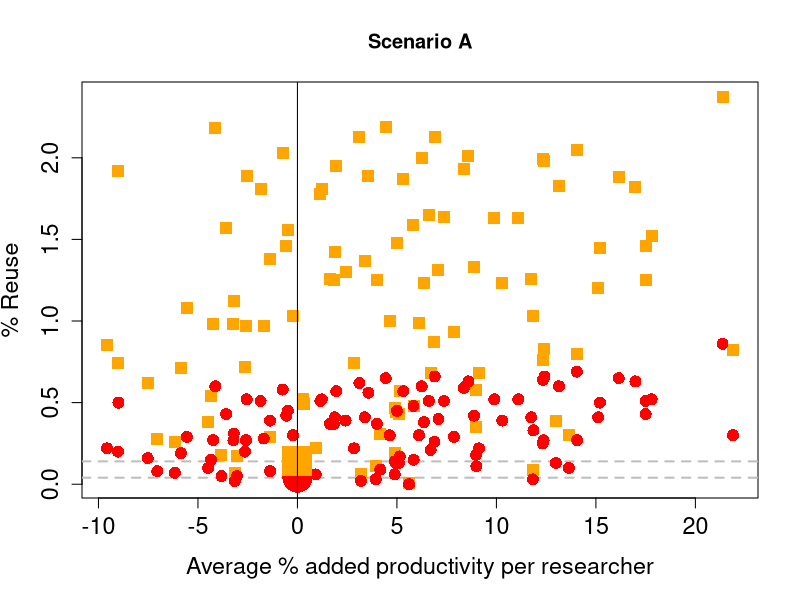
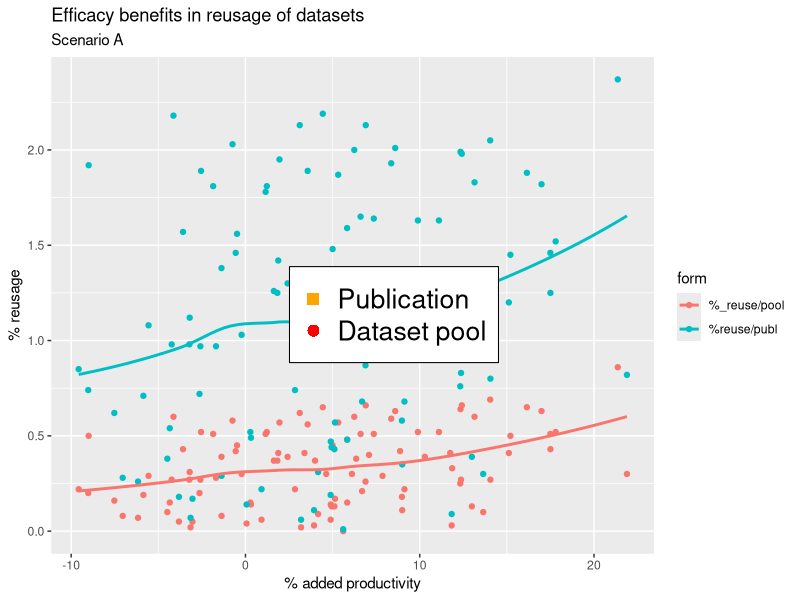
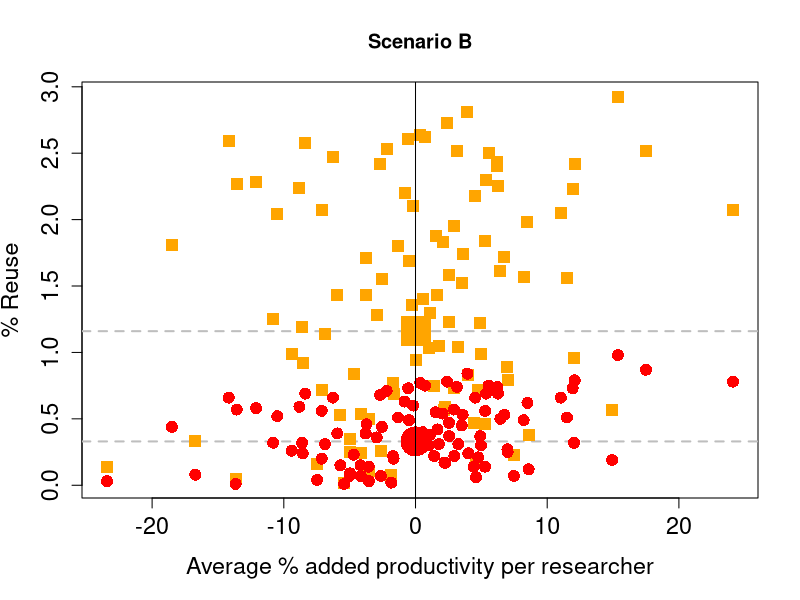
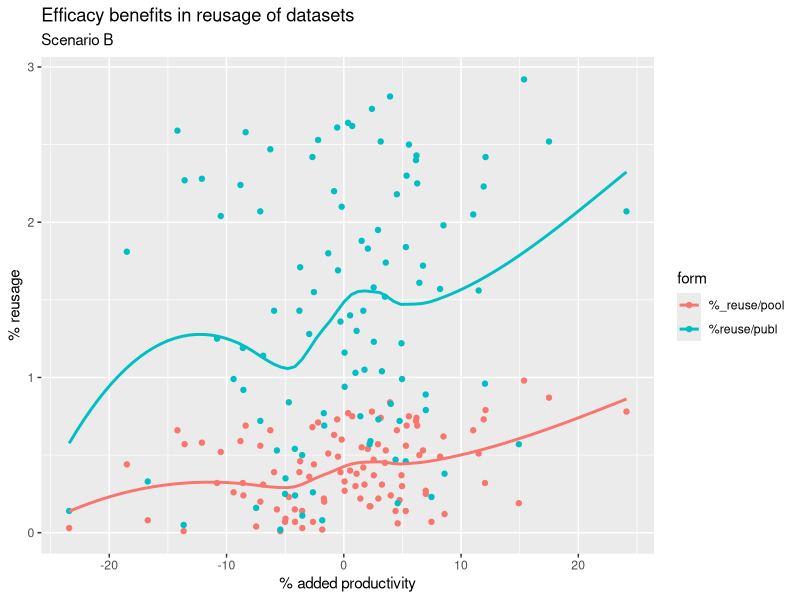
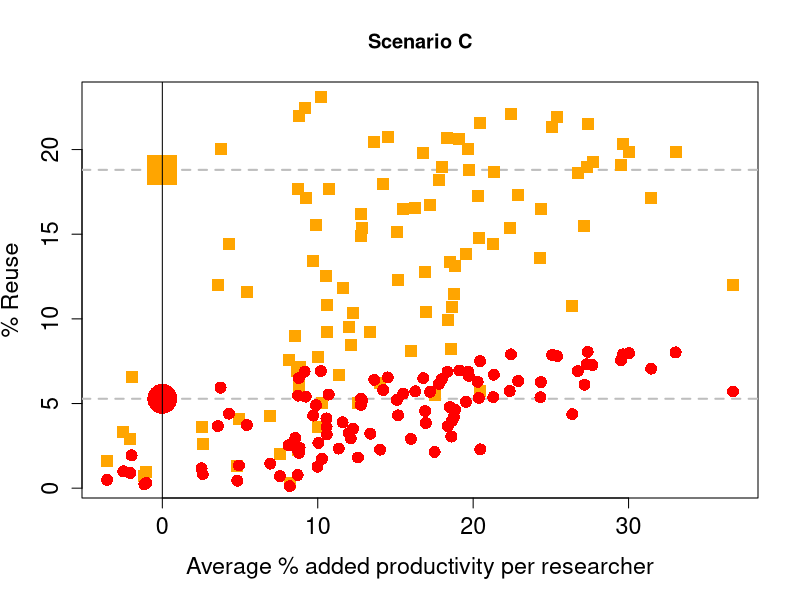
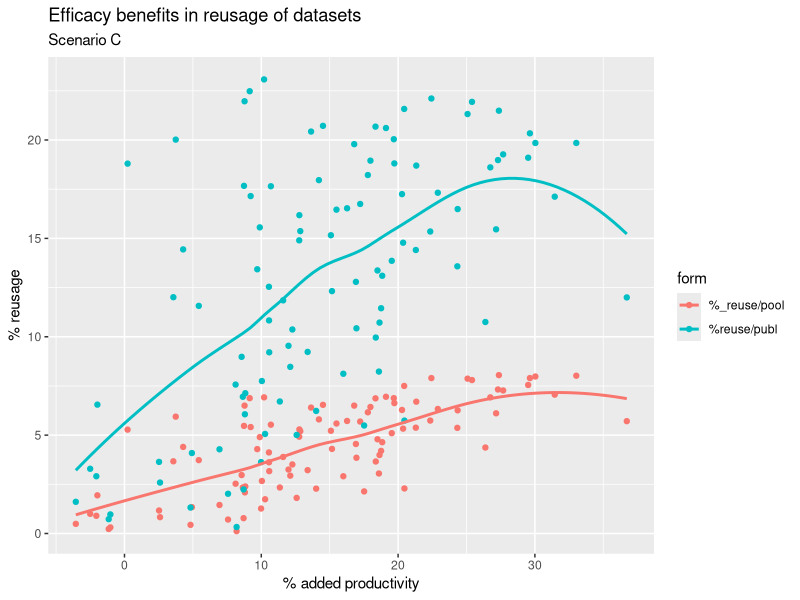
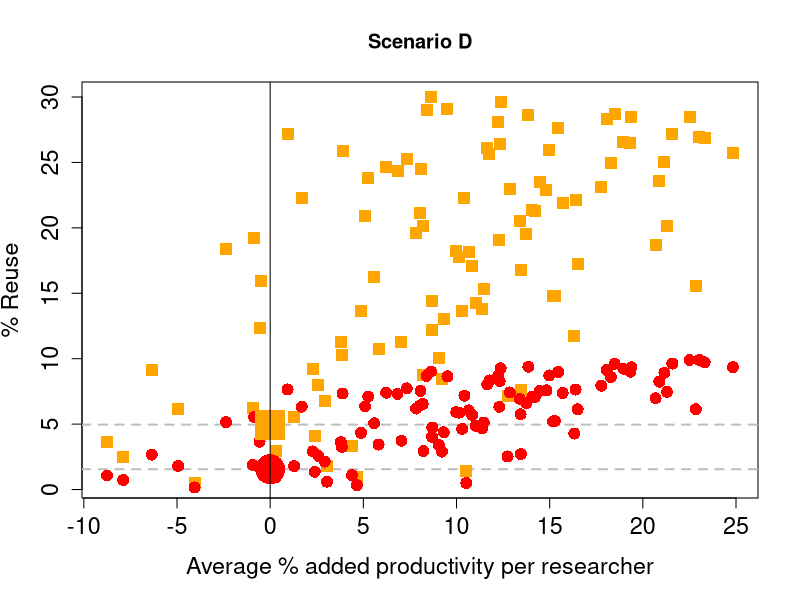
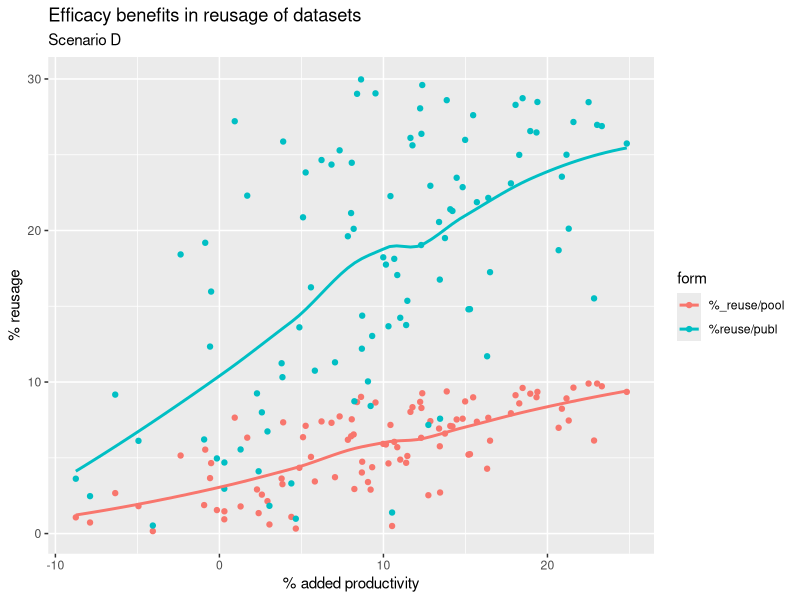

Reproduce these figures in R, in order.
#########################################################
# This is my try on recreating and possibly changing    #
# the base code of the gametheoretic model made by      #
# Tessa Ponk                                            #
#########################################################


# Setuo -------------------------------------------------------------------

library(scales)
library(tidyverse)
library(ggplot2)

# Basic Parameters --------------------------------------------------------

set.seed(071996) # setting the seed in order to make my model reproducible 

N_Total_Researchers <- 10000 # I'll keep the total amount of researchers proposed by T.P.

t_paper <- tibble(t_paper = round(rnorm(10000, 47, 5))) %>% 
  mutate(t_paper, t_pap = t_paper / 365)
t_pap <- t_paper$t_pap #This tells us how long a researcher has in order to write a paper

t_data <- tibble(t_data = round(rnorm(10000, 73, 7))) %>% 
  mutate(t_data, t_dat = t_data / 365) #This tells us the amount of time a researcher spends in order to gather Data
t_dat <- t_data$t_dat

t_search <- round(runif(1,0.5,3), digits = 1) # This is not included in the original paper 
# t_search assumes that one spends at least 0.5-3 Days searching for an appripriate Dataset.
#t_data and t_paper are normally distributed amounts; i chose the proposed time by the original paper +/- ten percent

qx <- runif(1,0.1,0.2) #randomized decay rate¨
y_nonShare <- 80 #I'll keep this one constant too, as I do not want to make the model more complex
# I've changed the parameter according to the following statistics: https://ec.europa.eu/info/research-and-innovation/strategy/goals-research-and-innovation-policy/open-science/open-science-monitor/facts-and-figures-open-research-data_en

# Visualize to show that our parameters are normally distributed:

distribution_paper <- ggplot(t_paper, aes(x = t_pap)) +
  geom_bar()

distribution_data <- ggplot(t_data, aes(x = t_dat)) +
  geom_bar()


# Defining the Function ---------------------------------------------------

#time_cost_share <- 15
#time_cost_know <- 15
#correction <- 100
#plotmainlabel <- "test"

function_break_even <- function (time_cost_share,time_cost_know,y_nonShare,correction,plotmainlabel)  {
  
  y_share <- 100 - y_nonShare #The percentage of researchers which do not share their data
  probability <- c(y_share, y_nonShare)
  time_cost_share <- time_cost_share / 365 #This gets defined by the upper funktion         
  time_cost_know <- time_cost_know / 365  #This gets defined by the upper funktion    
  t_search <- t_search / 365 # I need to transform my own variable in order to make it a Fraction / Day
  
  ii<-1 #is going to be needed for a for-loop
  steps<- 100 #How often the for-loop gets activated  
  
  res_matrix <- matrix(,steps,7)

  # This correction is needed so the plots are within the correct range 
  # where the break-even point is visible. 
  f <- 0.000000000001 / correction        #Tessa Ponk does not explain this variable any further.
  # we therefore do not know where she takes these numbers from. I assume that she just
  # took a very small number.
  
  for (ii in 1:steps) {  
    
    #The formula below does not work with data-frames. This is why I have to reduce my
    #random sample to numeric variables. In a first test, I only used the mean. But the goal
    #of this reproduction is the increased randomness and complexity; this is why i chose
    #to use one random number out of my dataset instead.
    
    t_paper_var_test <- as.numeric(t_pap[sample(10000,1)])
    t_data_var_test <- as.numeric(t_dat[sample(10000,1)])
    
    t_paper_var <- as.numeric(summarise(t_paper, t_paper_var = mean(t_pap)))
    t_data_var <- as.numeric(summarise(t_data, t_data_var_test = mean(t_dat)))
    
    f <- f + 0.0000004 / correction #this makes even less sense to me.
    
    # steady state calculation of pool of available datasets X
    N_sharers <- (y_share/100)*N_Total_Researchers # total sharing researchers
    time_collect <-  t_paper_var_test  + time_cost_share + t_data_var_test  # This line includes my
    #new variable and my randomly generated datset
    time_no_collect <-  t_paper_var_test  + time_cost_share + time_cost_know + t_search
    
    Xmb <- (-(qx*time_collect-N_sharers*f)+sqrt((qx*time_collect-N_sharers* f)^2 -
                                                  4*(qx*f*time_no_collect)*-N_sharers))/(2*(qx*f*time_no_collect))
    
    pap_research <- rexp(N_Total_Researchers, rate= t_paper_var_test + t_data_var_test)
    # I've had to use the means of the two tibbles "t_paper" and "t_data" because 
    # the rexp funciton does not work with tibbles
    pub_research <- 1/pap_research
    share <- sample(c(0,1),N_Total_Researchers,replace=TRUE,probability)
    effect_rate_full <- pap_research * runif(10000,0.9,1) #The Effect Rate in the official
    #Paper is constant and equal to pap_research. I randomized it
    effect_rate <- squish(effect_rate_full, quantile(effect_rate_full, c(.0001,.999))) #`I've had to
    #deal with outliers in some way.`
    Rate_List <- data.frame(pap_research, pub_research,share,effect_rate)
    xy <- (1-(1/(1+(f*Xmb))))
    chance_appropriate_set <- lapply(pap_research,rbinom, 1, xy ) #Chance of finding appropriate set
    Rate_List$use_opp <- sapply(chance_appropriate_set, sum)
    
    mean(effect_rate)
    mean(effect_rate_full)
    #Defining the cost benefits per researcher
    
    Rate_List$benefits<- round(t_data_var_test*(Rate_List$use_opp/Rate_List$pap_research),3)     # per researcher saved time by reused datasets
    Rate_List$reusecost<-round(time_cost_know*(Rate_List$use_opp/Rate_List$pap_research),3)     # per researcher used time to process datasets for reuse
    Rate_List$cost<-round(time_cost_know*Rate_List$share,3)                  # per researcher cost 
    Rate_List$time<-round(( t_paper_var_test+t_data_var_test-Rate_List$benefits+Rate_List$cost+Rate_List$reusecost)*(pub_research/(t_paper_var+t_data_var)),3)        # ta+td and costs and benefits. Normalize for speed researcher (Tr to t_a+t_d).
    Rate_List$Publ<-round(1/Rate_List$time,3)                                                              # publications, with costs benefits from reuse and sharing
    Rate_List$impact<-round((Rate_List$Publ),3) # impact with costs benefits from reuse and sharing
    
    
    head(Rate_List)
    summary(Rate_List)
    sum(Rate_List$use_opp)/sum(Rate_List$Publ) 
    
    res_matrix[ii,1]<-round(Xmb,0)
    res_matrix[ii,2]<-sum(Rate_List$use_opp)
    res_matrix[ii,3]<-round((sum(Rate_List$use_opp)/sum(Rate_List$Publ))*100,2) # reuse publications per year 
    res_matrix[ii,4]<-round((sum(Rate_List$use_opp)/Xmb)*100,2) # reuse datasets per year
    res_matrix[ii,5]<-sum(Rate_List$impact-Rate_List$effect_rate)/N_Total_Researchers
    res_matrix[ii,6]<-f
    res_matrix[ii,7]<-((sum(Rate_List$impact-Rate_List$effect_rate)/N_Total_Researchers)/mean(Rate_List$impact))*100

  }
  
  colnames(res_matrix)<-c("totalPool","reuse","%reuse/publ","%_reuse/pool","av.imp/res","f_param","%impactinc")
  
  f_approx<-res_matrix[which(abs(res_matrix[,5])==min(abs(res_matrix[,5]))),6]
  publperc_approx<-as.numeric(res_matrix[which(abs(res_matrix[,5])==min(abs(res_matrix[,5]))),3])
  dataperc_approx<-as.numeric(res_matrix[which(abs(res_matrix[,5])==min(abs(res_matrix[,5]))),4])
  
  perc5_prod <-as.numeric(res_matrix[which(abs(res_matrix[,5])==min(abs(res_matrix[,5]))),7])
  
  
  plot(res_matrix[,7],res_matrix[,3],pch=15,main=plotmainlabel,cex.axis=1.4,cex.lab=1.4,
       col="orange",xlab="Average % added productivity per researcher",ylab="% Reuse")
  abline(h=publperc_approx,col="grey",lty=2,lwd=2)
  abline (h=dataperc_approx, col="grey",lty=2, lwd=2)
  points(res_matrix[,7],res_matrix[,3],pch=15,col="orange",cex=1.6)
  points(res_matrix[,7],res_matrix[,4],pch=16,col="red",cex=1.6)
  points(0,dataperc_approx,col="red",cex=4,pch=16)
  points(0,publperc_approx,col="orange",cex=4,pch=15)
  abline(v=0)
  
  res_ma_tibb <- as_tibble(res_matrix)
  
  res_ma_tibb <- res_ma_tibb %>% 
    gather(`%_reuse/pool`, `%reuse/publ`, key = "form", value = "percent")
  
  print(ggplot(data = res_ma_tibb, mapping = aes(`%impactinc`, percent)) + 
    geom_point(aes(color = form)) +
    geom_smooth(aes(color = form), se = FALSE) +
    labs(title = "Efficacy benefits in reusage of datasets", subtitle = plotmainlabel, x = "% added productivity", y = "% reusage"))
  

  if (plotmainlabel=="Scenario A"){
    legend(-0.4,200/correction,cex=1.6,legend=c("Publication", "Dataset pool"),pch=c(15,16),col=c("orange","red")) 
  } # end of if statement
  
  # From the below matrix 'res_matrix' can be read (in approximation because of stochastic results):
  # The value for the f parameter at 0 % impactincrease (break-even point)
  # The value for the f parameter at 5 % impactincrease 
  # The % reuse publications needed at that point
  # The % reused datasets needed at that point
  
  #res_matrix
  
}


function_break_even(time_cost_share = 1,time_cost_know = 1,y_nonShare = 50, correction=150,plotmainlabel="Scenario A")
function_break_even(time_cost_share = 1,time_cost_know = 15,y_nonShare = 50,correction=125,plotmainlabel="Scenario B")
function_break_even(time_cost_share = 15,time_cost_know = 1,y_nonShare = 50,correction=9,plotmainlabel="Scenario C")
function_break_even(time_cost_share = 15,time_cost_know = 15,y_nonShare = 50,correction=6.5,plotmainlabel="Scenario D")

